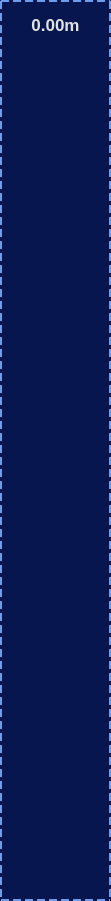
   <widget class="QFrame" name="frame_61">
    <property name="geometry">
     <rect>
      <x>1520</x>
      <y>40</y>
      <width>111</width>
      <height>901</height>
     </rect>
    </property>
    <property name="styleSheet">
     <string notr="true">background-color:rgb(7, 22, 79);
border:2px dashed rgb(109, 156, 237);
</string>
    </property>
    <property name="frameShape">
     <enum>QFrame::StyledPanel</enum>
    </property>
    <property name="frameShadow">
     <enum>QFrame::Raised</enum>
    </property>
    <widget class="QWidget" name="widget_41" native="true">
     <property name="geometry">
      <rect>
       <x>10</x>
       <y>10</y>
       <width>91</width>
       <height>881</height>
      </rect>
     </property>
     <property name="styleSheet">
      <string notr="true">border:none;</string>
     </property>
     <widget class="RulerBar" name="rulerBar">
      <property name="geometry">
       <rect>
        <x>-10</x>
        <y>40</y>
        <width>111</width>
        <height>851</height>
       </rect>
      </property>
      <property name="maxValue">
       <double>300.000000000000000</double>
      </property>
      <property name="value">
       <double>0.000000000000000</double>
      </property>
      <property name="longStep">
       <number>10</number>
      </property>
      <property name="bgColorStart">
       <color>
        <red>100</red>
        <green>100</green>
        <blue>100</blue>
       </color>
      </property>
      <property name="bgColorEnd">
       <color>
        <red>7</red>
        <green>22</green>
        <blue>79</blue>
       </color>
      </property>
     </widget>
     <widget class="QLabel" name="Depth_show">
      <property name="geometry">
       <rect>
        <x>-5</x>
        <y>-6</y>
        <width>101</width>
        <height>42</height>
       </rect>
      </property>
      <property name="font">
       <font>
        <pointsize>13</pointsize>
        <bold>true</bold>
       </font>
      </property>
      <property name="styleSheet">
       <string notr="true">color:rgb(226,226,226)</string>
      </property>
      <property name="text">
       <string>0.00m</string>
      </property>
      <property name="alignment">
       <set>Qt::AlignCenter</set>
      </property>
     </widget>
    </widget>
   </widget>
